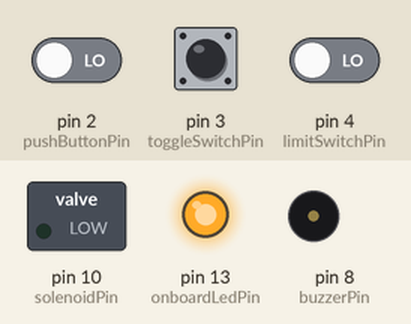
This sketch was run on a simulated Arduino Uno, built with avr-gcc and run on an emulated ATmega328P. Parts: switched loads named in the sketch (green lamp = pin HIGH), output pins drawn as LEDs (lit = HIGH), buzzer (waves = sounding). Dashed ring = blinking. The inputs (shaded band) are chosen by the test bench; at power-on: pin 3 (toggleSwitchPin) HIGH, pin 2 (pushButtonPin) LOW, pin 4 (limitSwitchPin) LOW.

Above: at 1.2 s.
1.3 s: pin 3 (toggleSwitchPin) pulled LOW for 0.15 s
At 1.37 s:
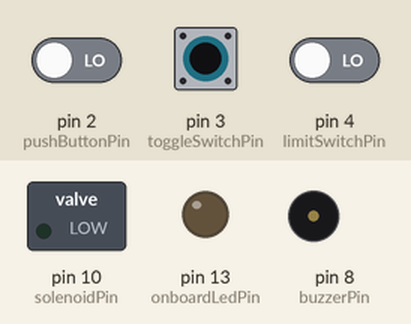
2.9 s: pin 3 (toggleSwitchPin) pulled LOW for 3.2 s
At 7.3 s:
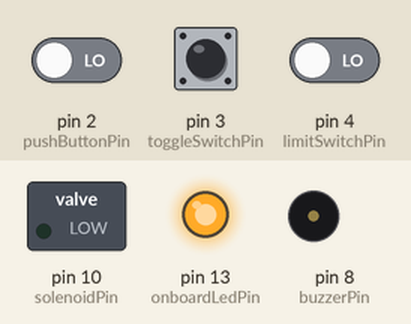
7.6 s: pin 2 (pushButtonPin) driven HIGH and pin 4 (limitSwitchPin) driven HIGH
At 8.0 s:
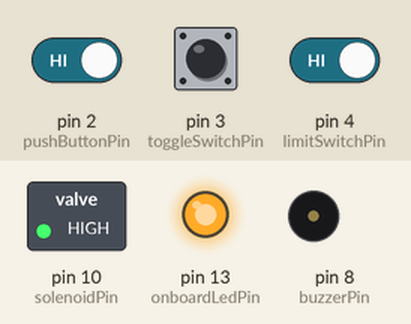
10.6 s: pin 4 (limitSwitchPin) driven LOW
At 10.7 s:
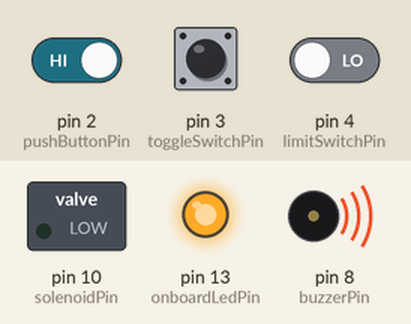
Timing chart, 0 to 13.6 s (numbered marks = the images above; inputs shaded):
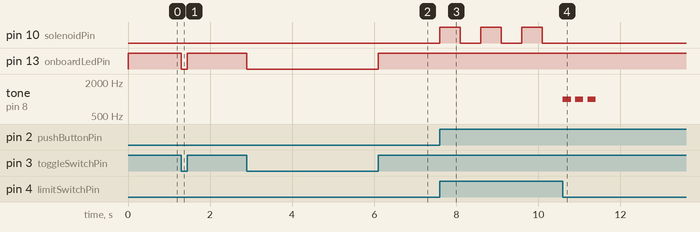

Measured:
- after the input at 1.3 s, pin 13 (onboardLedPin): HIGH → LOW at once, → HIGH 0.15 s later
- after the input at 2.9 s, pin 13 (onboardLedPin): HIGH → LOW at once, → HIGH 3.2 s later
- after the input at 7.6 s, pin 10 (solenoidPin): alternates HIGH for 0.50 s and LOW for 0.50 s, starting at once
- after the input at 10.6 s, pin 10 (solenoidPin): stops changing and stays LOW; tone on pin 8 (buzzerPin): alternates 1000 Hz for 0.20 s and silent for 0.10 s, 6 changes in all, then stays silent, starting at once

The sketch:

Exercise_1-1_v3.ino.ino.ino
```cpp
// Pins
const int toggleSwitchPin = 3;  // Toggle switch (Master ON/OFF)
const int limitSwitchPin = 4;   // Limit switch (Safety door sensor)
const int pushButtonPin = 2;    // Pushbutton
const int solenoidPin = 10;     // Solenoid (Cutter)
const int buzzerPin = 8;        // Piezo Buzzer
const int onboardLedPin = 13;   // On-board LED

// Variables
int toggleSwitchState = 0;      // State of the toggle switch
int limitSwitchState = 0;       // State of the limit switch
bool cyclesTriggered = false;   // Whether the cycles have been triggered

void setup() {
  // Initialize pins
  pinMode(toggleSwitchPin, INPUT);
  pinMode(limitSwitchPin, INPUT);
  pinMode(pushButtonPin, INPUT);
  pinMode(solenoidPin, OUTPUT);
  pinMode(buzzerPin, OUTPUT);
  pinMode(onboardLedPin, OUTPUT);
}

void loop() {
  // Read the state of the toggle switch
  toggleSwitchState = digitalRead(toggleSwitchPin);
  // Turn the onboard LED ON or OFF based on the toggle switch state
  digitalWrite(onboardLedPin, toggleSwitchState);

  // If the master switch is OFF, nothing should happen
  if (toggleSwitchState == LOW) {
    cyclesTriggered = false;
    return;
  }

  // Read the state of the limit switch
  limitSwitchState = digitalRead(limitSwitchPin);

  // Check if the push button is pressed
  if (digitalRead(pushButtonPin) == HIGH && limitSwitchState == HIGH) {
    cyclesTriggered = true;
  }

  if (cyclesTriggered) {
    // Door is closed, master switch is ON, and button has been pressed
    for (int i = 0; i < 10; i++) {
      // Check the safety door during the cycle
      limitSwitchState = digitalRead(limitSwitchPin);
      if (limitSwitchState == LOW) {
        // Door is open, stop the cycle and sound the buzzer
        for (int j = 0; j < 3; j++) {
          tone(buzzerPin, 1000, 200);
          delay(300);
        }
        // De-actuate the cutter immediately
        digitalWrite(solenoidPin, LOW);
        cyclesTriggered = false;
        return;
      }
      // Actuate the cutter
      digitalWrite(solenoidPin, HIGH);
      delay(500);

      // De-actuate the cutter
      digitalWrite(solenoidPin, LOW);
      delay(500);
    }
    // Reset cycles triggered flag after completing the cycles
    cyclesTriggered = false;
  } else {
    // Turn off the cutter if the master switch is OFF or door is open
    digitalWrite(solenoidPin, LOW);
  }
}
```
